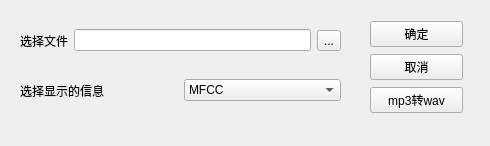
<?xml version="1.0" encoding="UTF-8"?>
<ui version="4.0">
 <class>MainWindow</class>
 <widget class="QMainWindow" name="MainWindow">
  <property name="geometry">
   <rect>
    <x>0</x>
    <y>0</y>
    <width>490</width>
    <height>146</height>
   </rect>
  </property>
  <property name="minimumSize">
   <size>
    <width>490</width>
    <height>146</height>
   </size>
  </property>
  <property name="maximumSize">
   <size>
    <width>490</width>
    <height>146</height>
   </size>
  </property>
  <property name="windowTitle">
   <string>音乐信息提取</string>
  </property>
  <widget class="QWidget" name="centralwidget">
   <widget class="QWidget" name="horizontalLayoutWidget">
    <property name="geometry">
     <rect>
      <x>20</x>
      <y>20</y>
      <width>321</width>
      <height>41</height>
     </rect>
    </property>
    <layout class="QHBoxLayout" name="horizontalLayout">
     <item>
      <widget class="QLabel" name="selectFileLable">
       <property name="text">
        <string>选择文件</string>
       </property>
      </widget>
     </item>
     <item>
      <widget class="QLineEdit" name="selectFilePath"/>
     </item>
     <item>
      <widget class="QToolButton" name="selectFileButton">
       <property name="text">
        <string>...</string>
       </property>
      </widget>
     </item>
    </layout>
   </widget>
   <widget class="QWidget" name="verticalLayoutWidget_2">
    <property name="geometry">
     <rect>
      <x>370</x>
      <y>20</y>
      <width>93</width>
      <height>95</height>
     </rect>
    </property>
    <layout class="QVBoxLayout" name="verticalLayout_2">
     <item>
      <widget class="QPushButton" name="yesButton">
       <property name="text">
        <string>确定</string>
       </property>
      </widget>
     </item>
     <item>
      <widget class="QPushButton" name="cancelButton">
       <property name="text">
        <string>取消</string>
       </property>
      </widget>
     </item>
     <item>
      <widget class="QPushButton" name="translate">
       <property name="text">
        <string>mp3转wav</string>
       </property>
      </widget>
     </item>
    </layout>
   </widget>
   <widget class="QWidget" name="horizontalLayoutWidget_2">
    <property name="geometry">
     <rect>
      <x>20</x>
      <y>70</y>
      <width>321</width>
      <height>41</height>
     </rect>
    </property>
    <layout class="QHBoxLayout" name="horizontalLayout_2">
     <item>
      <widget class="QLabel" name="selectInfoLable">
       <property name="layoutDirection">
        <enum>Qt::LeftToRight</enum>
       </property>
       <property name="autoFillBackground">
        <bool>false</bool>
       </property>
       <property name="text">
        <string>选择显示的信息</string>
       </property>
      </widget>
     </item>
     <item>
      <widget class="QComboBox" name="selectInfoCombo">
       <item>
        <property name="text">
         <string>MFCC</string>
        </property>
       </item>
       <item>
        <property name="text">
         <string>MFCC_D1</string>
        </property>
       </item>
       <item>
        <property name="text">
         <string>LPC</string>
        </property>
       </item>
       <item>
        <property name="text">
         <string>ZCR</string>
        </property>
       </item>
       <item>
        <property name="text">
         <string>Energy</string>
        </property>
       </item>
       <item>
        <property name="text">
         <string>Sharpness</string>
        </property>
       </item>
       <item>
        <property name="text">
         <string>SpectralRolloff</string>
        </property>
       </item>
       <item>
        <property name="text">
         <string>spectralFlatness</string>
        </property>
       </item>
      </widget>
     </item>
    </layout>
   </widget>
  </widget>
 </widget>
 <resources/>
 <connections/>
</ui>
